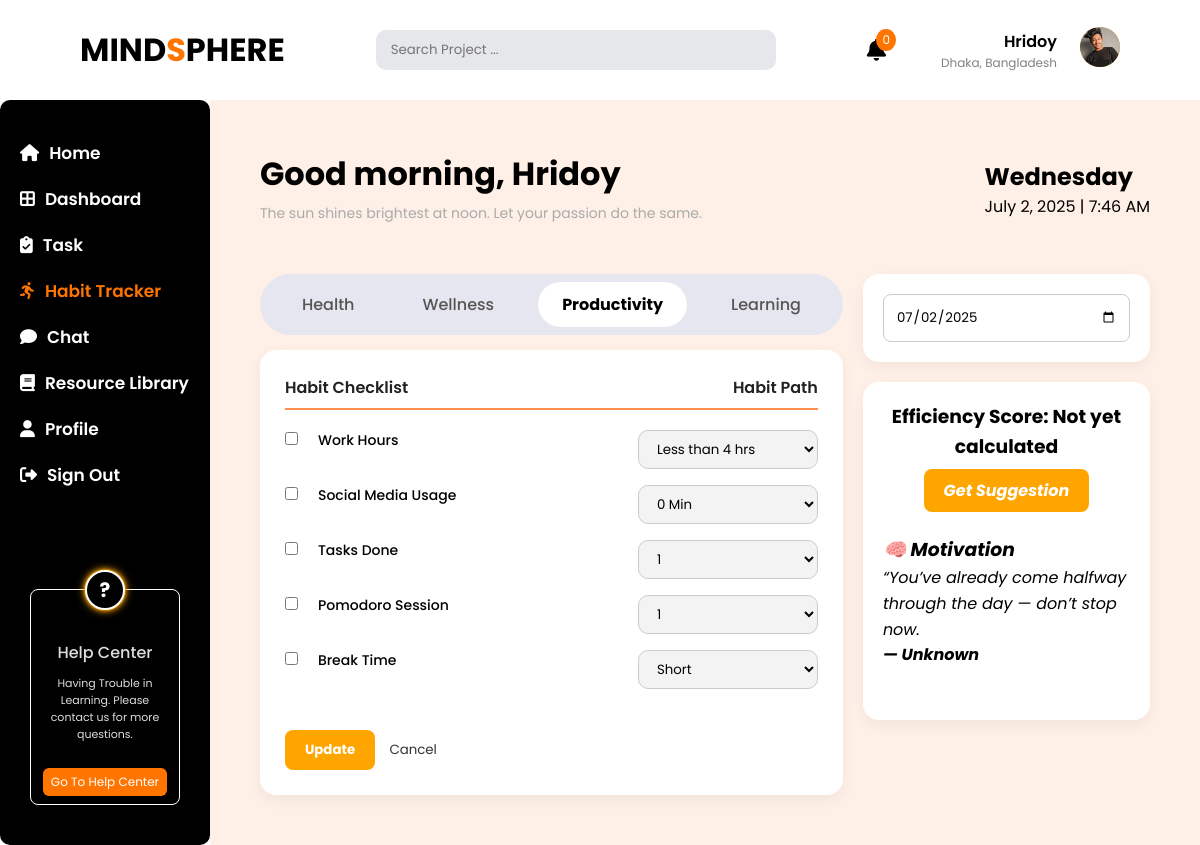
The page /dashboard/dashboardHabitMLProductivity.php (signed in) on the database its author committed.
### tables this page shows
CREATE TABLE `users` (
  `user_id` int(11) NOT NULL,
  `name` varchar(250) NOT NULL,
  `email` varchar(250) NOT NULL,
  `username` varchar(250) NOT NULL,
  `password` varchar(250) NOT NULL,
  `profession` varchar(255) NOT NULL,
  `location` varchar(100) DEFAULT NULL,
  `avatar` varchar(255) DEFAULT NULL,
  `created_at` datetime DEFAULT NULL
);

CREATE TABLE `motivational_quotes` (
  `id` int(11) NOT NULL,
  `time_period` varchar(20) NOT NULL,
  `quote` text NOT NULL,
  `author` varchar(100) NOT NULL
);

### dashboard/dashboardHabitMLProductivity.php (the view, shortened to what this page needs)
<?php
include("../config/db.php");
$user_id = $_SESSION['user_id'];
$notification_count = 0;
$query = "SELECT COUNT(*) as count FROM notification WHERE user_id = ?";
$stmt = $conn->prepare($query);
if ($stmt) {
    $stmt->bind_param("i", $user_id);
    $stmt->execute();
    $result = $stmt->get_result();
    if ($row = $result->fetch_assoc()) {
        $notification_count = $row['count'];
    }
} else {
    die("SQL Prepare failed (Notification Count): " . $conn->error);
}
$user_name = "Guest";
$user_location = "";
$stmt = $conn->prepare("SELECT name, email, location, profession, avatar FROM users WHERE user_id = ?");
if ($stmt) {
    $stmt->bind_param("i", $user_id);
    $stmt->execute();
    $res = $stmt->get_result();
    if ($row = $res->fetch_assoc()) {
        $user_name = $row['name'];
        $user_location = $row['location'];
        $user_avatar = $row['avatar'] ?: "../img/profilePicture.png";
    }
} else {
    die("SQL Prepare failed (User Info): " . $conn->error);
}
$hour = (int)date("H");
if ($hour >= 5 && $hour < 12) {
    $time_period = 'morning';
} elseif ($hour >= 12 && $hour < 16) {
    $time_period = 'noon';
} elseif ($hour >= 16 && $hour < 18) {
    $time_period = 'afternoon';
} elseif ($hour >= 18 && $hour < 20) {
    $time_period = 'evening';
} else {
    $time_period = 'night';
}
$quote_text = "Stay strong. Keep going.";
$quote_author = "Unknown";
$stmt = $conn->prepare("SELECT quote, author FROM motivational_quotes WHERE time_period = ? ORDER BY RAND() LIMIT 1");
if ($stmt) {
    $stmt->bind_param("s", $time_period);
    $stmt->execute();
    $result = $stmt->get_result();
    if ($row = $result->fetch_assoc()) {
        $quote_text = $row['quote'];
        $quote_author = $row['author'];
    }
}
$subtitle_quote = "Let's make today count.";
$stmt2 = $conn->prepare("SELECT quote, author FROM motivational_quotes WHERE time_period = ? ORDER BY RAND() LIMIT 1 OFFSET 1");
if ($stmt2) {
    $stmt2->bind_param("s", $time_period);
    $stmt2->execute();
    $result2 = $stmt2->get_result();
    if ($row2 = $result2->fetch_assoc()) {
        $subtitle_quote = $row2['quote'];
    }
}
$average = null;
?>
<!DOCTYPE html>
<html lang="en">
<head>
    <link rel="stylesheet" href="../css/habitPopup.css" />
    <link rel="stylesheet" href="../css/style.css" />
    <link rel="stylesheet" href="../css/DashboardHabitML.css" />
    <link rel="stylesheet" href="https://cdnjs.cloudflare.com/ajax/libs/font-awesome/6.7.2/css/all.min.css"
 />
</head>
<body>
    <div class="dashboard-top-bar">
        <header class="header">
            <div class="dashboard-logo">MIND<span>S</span>PHERE</div>
            <input type="text" class="search-bar" placeholder="Search Project ..." />
            <div class="right-section">
                <div class="notification">
                    <span class="bell-icon"><i class="fa-solid fa-bell"></i></span>
                    <span class="badge"><?= $notification_count ?></span>
                </div>
                <div class="profile-info">
                    <div class="avatar-info">
                        <p class="name"><?= htmlspecialchars($user_name) ?></p>
                        <p class="location"><?= htmlspecialchars($user_location) ?></p>
                    </div>
                    <a href="../dashboard/DashboardProfile.php"><img class="avatar" src="<?php echo htmlspecialchars($user_avatar); ?>" alt="Avatar" /></a>
                </div>
            </div>
        </header>
    </div>
    <div class="page-body">
        <div class="dashboard-sidebar">
            <div class="dashboard-menu">
                <ul class="dashboard-menu-item">
            <li>
              <a href="../index.php"><i class="fa-solid fa-house"></i>Home</a>
            </li>
            <li>
              <a href="../dashboard/Dashboard.php"
                ><i class="fa-solid fa-border-all"></i>Dashboard</a
              >
            </li>
            <li>
              <a href="../dashboard/DashboardTask.php"
                ><i class="fa-solid fa-clipboard-check"></i>Task</a
              >
            </li>
            <li>
              <a href="../dashboard/dashboardHabitML.php" class="active"
                ><i class="fa-solid fa-person-running"></i>Habit Tracker</a
              >
            </li>
            <li>
              <a href="../dashboard/DashboardChat.php"
                ><i class="fa-solid fa-comment"></i>Chat</a
              >
            </li>
            <li>
              <a href="../dashboard/DashboardResourceLibrary.php"
                ><i class="fa-solid fa-book"></i>Resource Library</a
              >
            </li>
            <li>
              <a href="../dashboard/DashboardProfile.php"
                ><i class="fa-solid fa-user"></i>Profile</a
              >
            </li>
            <li>
              <a href="../logout.php"><i class="fa-solid fa-right-from-bracket"></i>Sign Out</a>
            </li>
          </ul>
                <div class="dashboard-help-card">
                    <div class="card">
                        <p class="question-icon"><span>?</span></p>
                        <div class="help-card-content">
                            <p class="help-card-content-title">Help Center</p>
                            <p class="description">Having Trouble in Learning. Please contact us for more questions.</p>
                            <button class="button">Go To Help Center</button>
                        </div>
                    </div>
                </div>
            </div>
        </div>
        <div class="dashboard-content ">
            <div class="dashboard">
                <div class="header2">
                    <div>
                        <h1 id="greeting">Loading...</h1>
                        <p class="subtitle"><?= htmlspecialchars($subtitle_quote) ?></p>
                    </div>
                    <div class="datetime">
                      <h2 id="dayName">Loading...</h2>
                      <p id="fullDate">Loading date and time...</p>
                    </div>
                </div>
              <form method="POST" action="">
                <div class="main">
                    <div class="left">
                        <div class="tabs-card">
                            <div class="health_tabs">
                                <a href="../dashboard/dashboardHabitML.php" class="tab" >Health</a>
                                <a href="../dashboard/dashboardHabitMLWellness.php" class="tab" >Wellness</a>
                                <a href="../dashboard/dashboardHabitMLProductivity.php" class="tab  active" >Productivity</a>
                                <a href="../dashboard/dashboardHabitMLLearning.php" class="tab" >Learning</a>
                            </div>
                        </div>
                        <div class="content-card">
                            <div class="card-header">
                                <span>Habit Checklist</span>
                                <span>Habit Path</span>
                            </div>
    <div class="tracker-row">
      <label><input type="checkbox" name="work_hours">Work Hours</label>
      <select name="work_hours_value">
        <option>Less than 4 hrs</option>
      </select>
    </div>
    <div class="tracker-row">
      <label><input type="checkbox" name="social_media_usage">Social Media Usage</label>
      <select name="social_media_usage_value">
        <option>0 Min</option>
      </select>
    </div>
    <div class="tracker-row">
      <label><input type="checkbox" name="task_done">Tasks Done</label>
      <select name="task_done_value">
        <option>1</option>
      </select>
    </div>
    <div class="tracker-row">
      <label><input type="checkbox" name="pomodoro_session">Pomodoro Session</label>
      <select name="pomodoro_session_value">
        <option>1</option>
      </select>
    </div>
    <div class="tracker-row">
      <label><input type="checkbox" name="break_time">Break Time</label>
      <select name="break_time_value">
        <option>Short</option>
      </select>
    </div>
                            <div class="action-btns">
                                <button class="update">Update</button>
                                <button class="cancel">Cancel</button>
                            </div>
                        </div>
                    </div>
                    <div class="right">
                        <div class="calendar-section" style="display: flex; gap: 1rem;">
                            <input style="width: 100%;" type="date" id="dob" name="dob" min="2020-01-01" max="2030-12-31" required>
                        </div>
                        <div class="quote-box">
                            <div style="text-align: center; margin-bottom: 2rem;"><h3 style="font-style: normal; margin-bottom: 1rem;">Efficiency Score: <span><?= $average !== null ? $average : 'Not yet calculated' ?></span> </h3>
                            <span id="openSuggestionModal" class="update">Get Suggestion</span></div>
                            <h3>🧠 <em>Motivation</em></h3>
                            <p style="padding-bottom: 2rem;">
                                “<?= nl2br(htmlspecialchars($quote_text)) ?><br><strong>— <?= htmlspecialchars($quote_author) ?></strong>
                            </p>
                        </div>
                    </div>
                </div>
              </form>
            </div>
        </div>
    </div>
</body>
</html>

### css/style.css (style rules this page uses)
* { margin: 0; padding: 0; box-sizing: border-box; font-family: "Poppins", sans-serif; text-decoration: none; }
:root { --primary-color: #ff7500; --secondary-color: #f5e1cc; --bg-color: #fff0e7; }
.subtitle { font-size: 14px; color: #666; margin-bottom: 30px; }
label { font-size: 14px; margin-bottom: 6px; font-weight: 500; }
input { padding: 12px; margin-bottom: 18px; border-radius: 8px; border: 1px solid #ccc; }
.header { display: flex; align-items: center; justify-content: space-between; padding: 50px 80px; background: #fff; height: 80px; }
.dashboard-logo { font-size: 32px; font-weight: bold; display: flex; align-items: center; }
.dashboard-logo span { color: var(--primary-color); }
.search-bar { flex: 1; margin: 0 30px; padding: 10px 15px; border: none; border-radius: 10px; background: #e5e7eb; max-width: 400px; outline: none; }
.right-section { display: flex; align-items: center; gap: 55px; }
.notification { position: relative; }
.bell-icon { font-size: 22px; }
.badge { position: absolute; top: -5px; right: -10px; background: #ff7500; color: white; font-size: 12px; padding: 2px 6px; border-radius: 50%; }
.profile-info { text-align: right; display: flex; align-items: center; gap: 23px; }
.profile-info img { background: orange; }
.profile-info .name { font-weight: 600; font-size: 16px; }
.profile-info .location { font-size: 12px; color: gray; }
.avatar { width: 40px; height: 40px; border-radius: 50%; object-fit: cover; }
.page-body { display: flex; width: 100%; }
.dashboard-content { width: 100%; padding: 50px; }
.dashboard-sidebar { background-color: black; width: 250px; padding: 40px 20px; border-radius: 10px; }
.dashboard-menu { display: flex; flex-direction: column; justify-content: space-between; height: 100%; }
.dashboard-menu-item { margin-bottom: 20px; }
.dashboard-menu ul li { margin-bottom: 20px; list-style: none; }
.dashboard-menu ul li a { color: white; text-decoration: none; font-size: 17px; font-weight: 600; transition: all; transition-duration: 300ms; }
.dashboard-menu-item a.active { color: var(--primary-color); }
.dashboard-menu ul li a i { margin-right: 10px; }
.dashboard-help-card { display: flex; justify-content: center; align-items: center; padding: 0 10px; }
.dashboard-help-card .card { border-radius: 8px; padding: 0 7px; text-align: center; position: relative; overflow: visible; border: 1px solid white; }
.question-icon { position: absolute; left: 50%; transform: translateX(-50%); top: -20px; color: white; width: 40px; height: 40px; display: flex; justify-content: center; align-items: center; background-color: black; border-radius: 50%; font-weight: 700; font-size: 20px; border: 2px solid white; box-shadow: 0 0 10px #ffa500, 0 0 5px #ffa500, 0 0 2px #ffa500; box-sizing: border-box; }
.question-icon span { color: white; }
.help-card-content { color: #ddd; margin-top: 50px; }
.help-card-content-title { font-weight: 500; font-size: 16px; margin-bottom: 10px; }
.help-card-content .description { font-size: 11px; margin-bottom: 25px; }
.help-card-content button { background-color: var(--primary-color); padding: 5px 8px; border-radius: 6px; border: none; font-size: 12px; color: white; font-weight: 400; margin-bottom: 8px; }
.dashboard-content { background-color: var(--bg-color); }
.tab { padding: 10px 20px; border: none; background: transparent; border-radius: 20px; cursor: pointer; }
.tab.active { background: orange; color: white; }
.dashboard-content { background-color: #fff0e7; }

### rows shown on the page
users: name "Hridoy", location "Dhaka, Bangladesh", avatar (picture)
motivational_quotes: quote "The sun shines brightest at noon. Let your passion do the same."
motivational_quotes: quote "You’ve already come halfway through the day — don’t stop now.", author "Unknown"

### other values the page prints
$notification_count "0"
